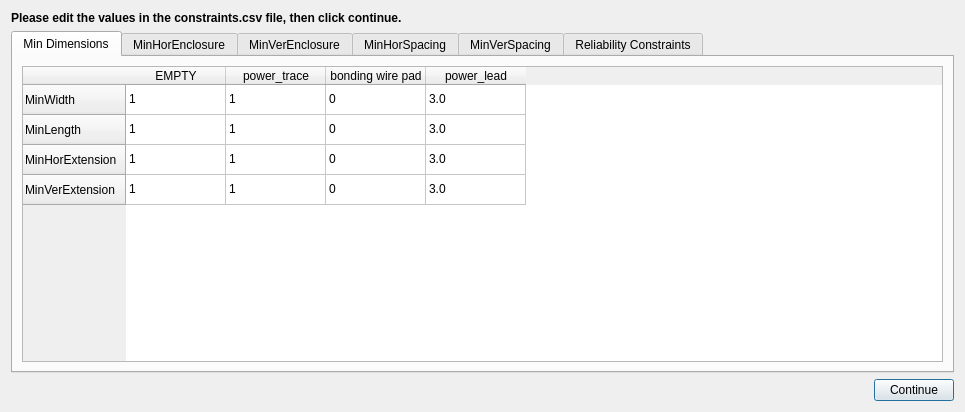
<?xml version="1.0" encoding="UTF-8"?>
<ui version="4.0">
 <class>Dialog</class>
 <widget class="QDialog" name="Dialog">
  <property name="geometry">
   <rect>
    <x>0</x>
    <y>0</y>
    <width>965</width>
    <height>412</height>
   </rect>
  </property>
  <property name="windowTitle">
   <string>Edit Constraints</string>
  </property>
  <layout class="QVBoxLayout" name="verticalLayout">
   <item>
    <widget class="QLabel" name="label">
     <property name="text">
      <string>&lt;html&gt;&lt;head/&gt;&lt;body&gt;&lt;p&gt;&lt;span style=&quot; font-weight:600;&quot;&gt;Please edit the values in the constraints.csv file, then click continue.&lt;/span&gt;&lt;/p&gt;&lt;/body&gt;&lt;/html&gt;</string>
     </property>
    </widget>
   </item>
   <item>
    <widget class="QTabWidget" name="tabWidget">
     <property name="currentIndex">
      <number>0</number>
     </property>
     <widget class="QWidget" name="min_dimensions">
      <attribute name="title">
       <string>Min Dimensions</string>
      </attribute>
      <layout class="QGridLayout" name="gridLayout_3">
       <item row="0" column="0">
        <widget class="QTableWidget" name="tableWidget">
         <row>
          <property name="text">
           <string>MinWidth</string>
          </property>
         </row>
         <row>
          <property name="text">
           <string>MinLength</string>
          </property>
         </row>
         <row>
          <property name="text">
           <string>MinHorExtension</string>
          </property>
         </row>
         <row>
          <property name="text">
           <string>MinVerExtension</string>
          </property>
         </row>
         <column>
          <property name="text">
           <string>EMPTY</string>
          </property>
         </column>
         <column>
          <property name="text">
           <string>power_trace</string>
          </property>
         </column>
         <column>
          <property name="text">
           <string>bonding wire pad</string>
          </property>
         </column>
         <column>
          <property name="text">
           <string>power_lead</string>
          </property>
         </column>
         <item row="0" column="0">
          <property name="text">
           <string>1</string>
          </property>
         </item>
         <item row="0" column="1">
          <property name="text">
           <string>1</string>
          </property>
         </item>
         <item row="0" column="2">
          <property name="text">
           <string>0</string>
          </property>
         </item>
         <item row="0" column="3">
          <property name="text">
           <string>3.0</string>
          </property>
         </item>
         <item row="1" column="0">
          <property name="text">
           <string>1</string>
          </property>
         </item>
         <item row="1" column="1">
          <property name="text">
           <string>1</string>
          </property>
         </item>
         <item row="1" column="2">
          <property name="text">
           <string>0</string>
          </property>
         </item>
         <item row="1" column="3">
          <property name="text">
           <string>3.0</string>
          </property>
         </item>
         <item row="2" column="0">
          <property name="text">
           <string>1</string>
          </property>
         </item>
         <item row="2" column="1">
          <property name="text">
           <string>1</string>
          </property>
         </item>
         <item row="2" column="2">
          <property name="text">
           <string>0</string>
          </property>
         </item>
         <item row="2" column="3">
          <property name="text">
           <string>3.0</string>
          </property>
         </item>
         <item row="3" column="0">
          <property name="text">
           <string>1</string>
          </property>
         </item>
         <item row="3" column="1">
          <property name="text">
           <string>1</string>
          </property>
         </item>
         <item row="3" column="2">
          <property name="text">
           <string>0</string>
          </property>
         </item>
         <item row="3" column="3">
          <property name="text">
           <string>3.0</string>
          </property>
         </item>
        </widget>
       </item>
      </layout>
     </widget>
     <widget class="QWidget" name="min_hor_enclosure">
      <attribute name="title">
       <string>MinHorEnclosure</string>
      </attribute>
      <layout class="QGridLayout" name="gridLayout_2">
       <item row="0" column="0">
        <widget class="QTableWidget" name="tableWidget_2">
         <row>
          <property name="text">
           <string>EMPTY</string>
          </property>
         </row>
         <row>
          <property name="text">
           <string>power_trace</string>
          </property>
         </row>
         <row>
          <property name="text">
           <string>bonding wire pad</string>
          </property>
         </row>
         <row>
          <property name="text">
           <string>power_lead</string>
          </property>
         </row>
         <column>
          <property name="text">
           <string>EMPTY</string>
          </property>
         </column>
         <column>
          <property name="text">
           <string>power_trace</string>
          </property>
         </column>
         <column>
          <property name="text">
           <string>bonding wire pad</string>
          </property>
         </column>
         <column>
          <property name="text">
           <string>power_lead</string>
          </property>
         </column>
         <item row="0" column="0">
          <property name="text">
           <string>1</string>
          </property>
         </item>
         <item row="0" column="1">
          <property name="text">
           <string>1</string>
          </property>
         </item>
         <item row="0" column="2">
          <property name="text">
           <string>1</string>
          </property>
         </item>
         <item row="0" column="3">
          <property name="text">
           <string>1</string>
          </property>
         </item>
         <item row="1" column="0">
          <property name="text">
           <string>1</string>
          </property>
         </item>
         <item row="1" column="1">
          <property name="text">
           <string>1</string>
          </property>
         </item>
         <item row="1" column="2">
          <property name="text">
           <string>1</string>
          </property>
         </item>
         <item row="1" column="3">
          <property name="text">
           <string>1</string>
          </property>
         </item>
         <item row="2" column="0">
          <property name="text">
           <string>1</string>
          </property>
         </item>
         <item row="2" column="1">
          <property name="text">
           <string>1</string>
          </property>
         </item>
         <item row="2" column="2">
          <property name="text">
           <string>1</string>
          </property>
         </item>
         <item row="2" column="3">
          <property name="text">
           <string>1</string>
          </property>
         </item>
         <item row="3" column="0">
          <property name="text">
           <string>1</string>
          </property>
         </item>
         <item row="3" column="1">
          <property name="text">
           <string>1</string>
          </property>
         </item>
         <item row="3" column="2">
          <property name="text">
           <string>1</string>
          </property>
         </item>
         <item row="3" column="3">
          <property name="text">
           <string>1</string>
          </property>
         </item>
        </widget>
       </item>
      </layout>
     </widget>
     <widget class="QWidget" name="min_ver_enclosure">
      <attribute name="title">
       <string>MinVerEnclosure</string>
      </attribute>
      <layout class="QGridLayout" name="gridLayout">
       <item row="0" column="0">
        <widget class="QTableWidget" name="tableWidget_3">
         <row>
          <property name="text">
           <string>EMPTY</string>
          </property>
         </row>
         <row>
          <property name="text">
           <string>power_trace</string>
          </property>
         </row>
         <row>
          <property name="text">
           <string>bonding wire pad</string>
          </property>
         </row>
         <row>
          <property name="text">
           <string>power_lead</string>
          </property>
         </row>
         <column>
          <property name="text">
           <string>EMPTY</string>
          </property>
         </column>
         <column>
          <property name="text">
           <string>power_trace</string>
          </property>
         </column>
         <column>
          <property name="text">
           <string>bonding wire pad</string>
          </property>
         </column>
         <column>
          <property name="text">
           <string>power_lead</string>
          </property>
         </column>
         <item row="0" column="0">
          <property name="text">
           <string>1</string>
          </property>
         </item>
         <item row="0" column="1">
          <property name="text">
           <string>1</string>
          </property>
         </item>
         <item row="0" column="2">
          <property name="text">
           <string>1</string>
          </property>
         </item>
         <item row="0" column="3">
          <property name="text">
           <string>1</string>
          </property>
         </item>
         <item row="1" column="0">
          <property name="text">
           <string>1</string>
          </property>
         </item>
         <item row="1" column="1">
          <property name="text">
           <string>1</string>
          </property>
         </item>
         <item row="1" column="2">
          <property name="text">
           <string>1</string>
          </property>
         </item>
         <item row="1" column="3">
          <property name="text">
           <string>1</string>
          </property>
         </item>
         <item row="2" column="0">
          <property name="text">
           <string>1</string>
          </property>
         </item>
         <item row="2" column="1">
          <property name="text">
           <string>1</string>
          </property>
         </item>
         <item row="2" column="2">
          <property name="text">
           <string>1</string>
          </property>
         </item>
         <item row="2" column="3">
          <property name="text">
           <string>1</string>
          </property>
         </item>
         <item row="3" column="0">
          <property name="text">
           <string>1</string>
          </property>
         </item>
         <item row="3" column="1">
          <property name="text">
           <string>1</string>
          </property>
         </item>
         <item row="3" column="2">
          <property name="text">
           <string>1</string>
          </property>
         </item>
         <item row="3" column="3">
          <property name="text">
           <string>1</string>
          </property>
         </item>
        </widget>
       </item>
      </layout>
     </widget>
     <widget class="QWidget" name="min_hor_spacing">
      <attribute name="title">
       <string>MinHorSpacing</string>
      </attribute>
      <layout class="QGridLayout" name="gridLayout_4">
       <item row="0" column="0">
        <widget class="QTableWidget" name="tableWidget_4">
         <row>
          <property name="text">
           <string>EMPTY</string>
          </property>
         </row>
         <row>
          <property name="text">
           <string>power_trace</string>
          </property>
         </row>
         <row>
          <property name="text">
           <string>bonding wire pad</string>
          </property>
         </row>
         <row>
          <property name="text">
           <string>power_lead</string>
          </property>
         </row>
         <column>
          <property name="text">
           <string>EMPTY</string>
          </property>
         </column>
         <column>
          <property name="text">
           <string>power_trace</string>
          </property>
         </column>
         <column>
          <property name="text">
           <string>bonding wire pad</string>
          </property>
         </column>
         <column>
          <property name="text">
           <string>power_lead</string>
          </property>
         </column>
         <item row="0" column="0">
          <property name="text">
           <string>1</string>
          </property>
         </item>
         <item row="0" column="1">
          <property name="text">
           <string>1</string>
          </property>
         </item>
         <item row="0" column="2">
          <property name="text">
           <string>1</string>
          </property>
         </item>
         <item row="0" column="3">
          <property name="text">
           <string>1</string>
          </property>
         </item>
         <item row="1" column="0">
          <property name="text">
           <string>1</string>
          </property>
         </item>
         <item row="1" column="1">
          <property name="text">
           <string>1</string>
          </property>
         </item>
         <item row="1" column="2">
          <property name="text">
           <string>1</string>
          </property>
         </item>
         <item row="1" column="3">
          <property name="text">
           <string>1</string>
          </property>
         </item>
         <item row="2" column="0">
          <property name="text">
           <string>1</string>
          </property>
         </item>
         <item row="2" column="1">
          <property name="text">
           <string>1</string>
          </property>
         </item>
         <item row="2" column="2">
          <property name="text">
           <string>1</string>
          </property>
         </item>
         <item row="2" column="3">
          <property name="text">
           <string>1</string>
          </property>
         </item>
         <item row="3" column="0">
          <property name="text">
           <string>1</string>
          </property>
         </item>
         <item row="3" column="1">
          <property name="text">
           <string>1</string>
          </property>
         </item>
         <item row="3" column="2">
          <property name="text">
           <string>1</string>
          </property>
         </item>
         <item row="3" column="3">
          <property name="text">
           <string>1</string>
          </property>
         </item>
        </widget>
       </item>
      </layout>
     </widget>
     <widget class="QWidget" name="min_ver_spacing">
      <attribute name="title">
       <string>MinVerSpacing</string>
      </attribute>
      <layout class="QGridLayout" name="gridLayout_5">
       <item row="0" column="0">
        <widget class="QTableWidget" name="tableWidget_5">
         <row>
          <property name="text">
           <string>EMPTY</string>
          </property>
         </row>
         <row>
          <property name="text">
           <string>power_trace</string>
          </property>
         </row>
         <row>
          <property name="text">
           <string>bonding wire pad</string>
          </property>
         </row>
         <row>
          <property name="text">
           <string>power_lead</string>
          </property>
         </row>
         <column>
          <property name="text">
           <string>EMPTY</string>
          </property>
         </column>
         <column>
          <property name="text">
           <string>power_trace</string>
          </property>
         </column>
         <column>
          <property name="text">
           <string>bonding wire pad</string>
          </property>
         </column>
         <column>
          <property name="text">
           <string>power_lead</string>
          </property>
         </column>
         <item row="0" column="0">
          <property name="text">
           <string>1</string>
          </property>
         </item>
         <item row="0" column="1">
          <property name="text">
           <string>1</string>
          </property>
         </item>
         <item row="0" column="2">
          <property name="text">
           <string>1</string>
          </property>
         </item>
         <item row="0" column="3">
          <property name="text">
           <string>1</string>
          </property>
         </item>
         <item row="1" column="0">
          <property name="text">
           <string>1</string>
          </property>
         </item>
         <item row="1" column="1">
          <property name="text">
           <string>1</string>
          </property>
         </item>
         <item row="1" column="2">
          <property name="text">
           <string>1</string>
          </property>
         </item>
         <item row="1" column="3">
          <property name="text">
           <string>1</string>
          </property>
         </item>
         <item row="2" column="0">
          <property name="text">
           <string>1</string>
          </property>
         </item>
         <item row="2" column="1">
          <property name="text">
           <string>1</string>
          </property>
         </item>
         <item row="2" column="2">
          <property name="text">
           <string>1</string>
          </property>
         </item>
         <item row="2" column="3">
          <property name="text">
           <string>1</string>
          </property>
         </item>
         <item row="3" column="0">
          <property name="text">
           <string>1</string>
          </property>
         </item>
         <item row="3" column="1">
          <property name="text">
           <string>1</string>
          </property>
         </item>
         <item row="3" column="2">
          <property name="text">
           <string>1</string>
          </property>
         </item>
         <item row="3" column="3">
          <property name="text">
           <string>1</string>
          </property>
         </item>
        </widget>
       </item>
      </layout>
     </widget>
     <widget class="QWidget" name="tab">
      <attribute name="title">
       <string>Reliability Constraints</string>
      </attribute>
     </widget>
    </widget>
   </item>
   <item>
    <layout class="QHBoxLayout" name="horizontalLayout">
     <item>
      <spacer name="horizontalSpacer">
       <property name="orientation">
        <enum>Qt::Horizontal</enum>
       </property>
       <property name="sizeHint" stdset="0">
        <size>
         <width>40</width>
         <height>20</height>
        </size>
       </property>
      </spacer>
     </item>
     <item>
      <widget class="QPushButton" name="btn_continue">
       <property name="text">
        <string>Continue</string>
       </property>
      </widget>
     </item>
    </layout>
   </item>
  </layout>
 </widget>
 <resources/>
 <connections/>
</ui>
